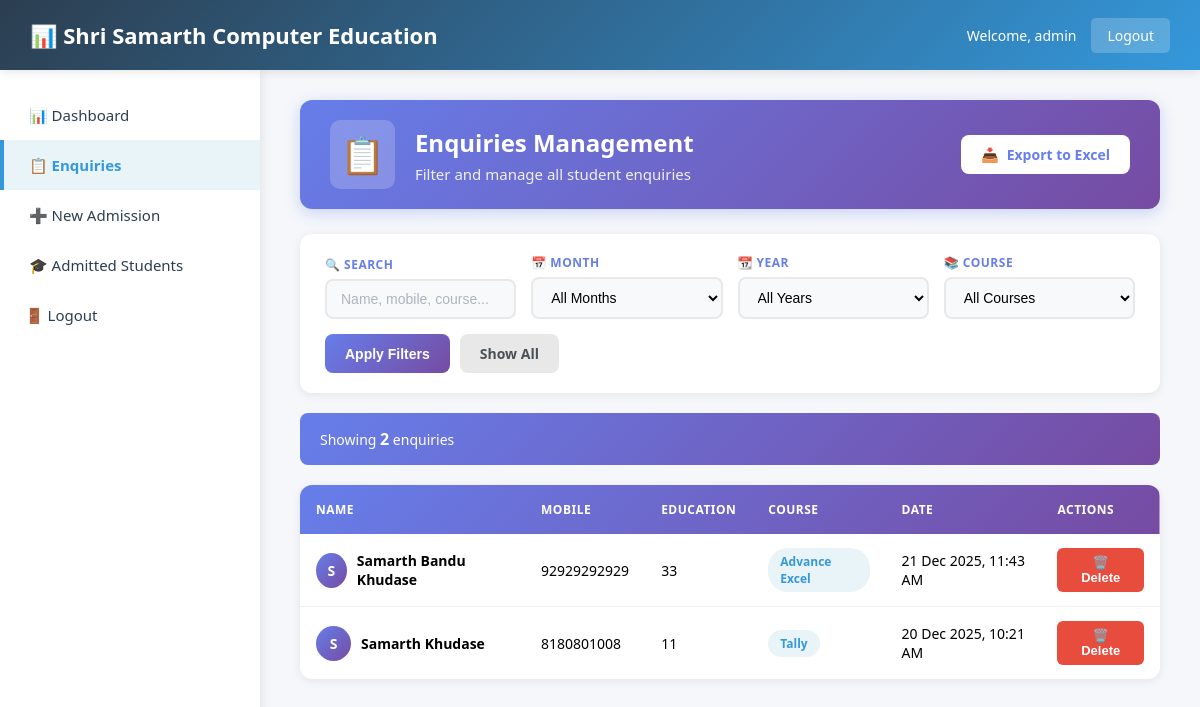
/enquiries/ (signed in), run on the app's committed database.
### core/models.py (models this page shows, shortened)
class Enquiry(models.Model):
    name = models.CharField(max_length=100)
    mobile = models.CharField(max_length=15)
    education = models.CharField(max_length=100)
    course = models.CharField(max_length=50)
    created_at = models.DateTimeField(auto_now_add=True)

### core/views.py (the view)
# urls.py: path('enquiries/', views.enquiry_list, name='enquiry_list'),
@login_required
def enquiry_list(request):
    search = request.GET.get("search", "")
    month = request.GET.get("month", "")
    year = request.GET.get("year", "")
    course = request.GET.get("course", "")
    enquiries = Enquiry.objects.all().order_by("-created_at")
    if search:
        enquiries = enquiries.filter(
            Q(name__icontains=search) |
            Q(mobile__icontains=search) |
            Q(course__icontains=search)
        )
    if month:
        enquiries = enquiries.filter(created_at__month=month)
    if year:
        enquiries = enquiries.filter(created_at__year=year)
    if course:
        enquiries = enquiries.filter(course=course)
    available_years = (
        Enquiry.objects
        .annotate(year=ExtractYear('created_at'))
        .values_list('year', flat=True)
        .distinct()
        .order_by('-year')
    )
    available_courses = (
        Enquiry.objects
        .values_list('course', flat=True)
        .distinct()
        .order_by('course')
    )
    paginator = Paginator(enquiries, 10)
    page_number = request.GET.get("page")
    page_obj = paginator.get_page(page_number)
    filters_query = ""
    if search:
        filters_query += f"&search={search}"
    if month:
        filters_query += f"&month={month}"
    if year:
        filters_query += f"&year={year}"
    if course:
        filters_query += f"&course={course}"
    return render(request, "core/enquiries.html", {
        "page_obj": page_obj,
        "search": search,
        "month": month,
        "year": year,
        "course": course,
        "available_years": available_years,
        "available_courses": available_courses,
        "filters_query": filters_query,
        "active_page": "enquiries"
    })

### templates/core/enquiries.html (shortened to what this page needs)
{% extends 'base/base.html' %}
{% load static %}
{% block page_heading %}
<div class="page-header-enq">
    <div class="page-header-content-enq">
        <div class="page-title-wrapper">
            <div class="page-icon-enq">📋</div>
            <div>
                <h1 class="page-title-enq">Enquiries Management</h1>
                <p class="page-subtitle">Filter and manage all student enquiries</p>
            </div>
        </div>
        <div class="page-actions-enq">
            <a href="{% url 'export_enquiries' %}?{{ request.GET.urlencode }}" class="action-btn-enq primary">
                <span>📥</span> Export to Excel
            </a>
        </div>
    </div>
</div>
{% endblock %}
{% block extra_css %}
<link rel="stylesheet" href="{% static 'core/enquiries.css' %}">
{% endblock %}
{% block content %}
<div class="filters-container">
    <form method="get" class="filters-form">
        <div class="filter-group">
            <label for="search">🔍 Search</label>
            <input
                type="text"
                name="search"
                id="search"
                placeholder="Name, mobile, course..."
                value="{{ search }}"
                class="filter-input"
            >
        </div>
        <div class="filter-group">
            <label for="month">📅 Month</label>
            <select name="month" id="month" class="filter-select">
                <option value="">All Months</option>
            </select>
        </div>
        <div class="filter-group">
            <label for="year">📆 Year</label>
            <select name="year" id="year" class="filter-select">
                <option value="">All Years</option>
            </select>
        </div>
        <div class="filter-group">
            <label for="course">📚 Course</label>
            <select name="course" id="course" class="filter-select">
                <option value="">All Courses</option>
            </select>
        </div>
        <div class="filter-buttons">
            <button type="submit" class="filter-btn apply">
                Apply Filters
            </button>
            <a href="{% url 'enquiry_list' %}" class="filter-btn reset">
                Show All
            </a>
        </div>
    </form>
</div>
<div class="results-summary">
    <p>
        Showing <strong>{{ page_obj.paginator.count }}</strong> enquir{{ page_obj.paginator.count|pluralize:"y,ies" }}
    </p>
</div>
<div class="table-container">
    <table class="data-table">
        <thead>
            <tr>
                <th>Name</th>
                <th>Mobile</th>
                <th>Education</th>
                <th>Course</th>
                <th>Date</th>
                <th>Actions</th>
            </tr>
        </thead>
        <tbody>
            {% for e in page_obj %}
            <tr>
                <td>
                    <div class="name-cell">
                        <span class="avatar">{{ e.name.0|upper }}</span>
                        {{ e.name }}
                    </div>
                </td>
                <td>{{ e.mobile }}</td>
                <td>{{ e.education }}</td>
                <td>
                    <span class="course-badge">{{ e.course }}</span>
                </td>
                <td>{{ e.created_at|date:"d M Y, h:i A" }}</td>
                <td>
                    <button
                        type="button"
                        class="btn red"
                        onclick="confirmDelete({{ e.id }})"
                    >
                        🗑️ Delete
                    </button>
                </td>
            </tr>
            {% endfor %}
        </tbody>
    </table>
</div>
{% endblock %}

### templates/base/base.html (shortened to what this page needs)
{% load static %}
<!DOCTYPE html>
<html lang="en">
<head>
    <link rel="stylesheet" href="{% static 'core/dashboard.css' %}">
    {% block extra_css %}{% endblock %}
</head>
<body>
<header class="top-header">
    <h1>📊 Shri Samarth Computer Education</h1>
    <div class="user-info">
        <span>Welcome, {{ request.user.username|default:"Admin" }}</span>
        <a href="{% url 'logout' %}" class="logout-btn" onclick="event.preventDefault(); document.getElementById('logout-form').submit();">Logout</a>
    </div>
</header>
<div class="layout">
    {% include 'includes/sidebar.html' %}
    <main class="main-content">
        {% block page_heading %}{% endblock %}
        {% block content %}{% endblock %}
    </main>
</div>
</body>
</html>

### static/core/dashboard.css (style rules this page uses)
* { margin: 0; padding: 0; box-sizing: border-box; }
html, body { height: 100%; font-family: 'Segoe UI', Tahoma, Geneva, Verdana, sans-serif; background: #f5f7fa; }
.top-header { height: 70px; background: linear-gradient(135deg, #2c3e50, #3498db); color: white; padding: 0 30px; display: flex; align-items: center; justify-content: space-between; position: fixed; top: 0; left: 0; right: 0; z-index: 1000; box-shadow: 0 2px 10px rgba(0,0,0,0.1); }
.top-header h1 { font-size: 22px; font-weight: 600; margin: 0; }
.user-info { display: flex; align-items: center; gap: 15px; }
.user-info span { font-size: 14px; }
.logout-btn { background: rgba(255,255,255,0.2); color: white; padding: 8px 16px; border-radius: 5px; text-decoration: none; transition: background 0.3s; font-size: 14px; }
.layout { display: flex; padding-top: 70px; min-height: 100vh; }
.main-content { flex: 1; margin-left: 260px; padding: 30px 40px; min-height: calc(100vh - 70px); background: #f5f7fa; }
.page-title-wrapper { display: flex; align-items: center; gap: 20px; }
.page-subtitle { font-size: 15px; color: rgba(255, 255, 255, 0.9); margin: 5px 0 0 0; font-weight: 400; }
.page-actions-enq { display: flex; gap: 12px; }

### data on the page
Enquiry: name.0 "S", name "Samarth Bandu Khudase", mobile "92929292929", education "33", course "Advance Excel", created_at "21 Dec 2025, 11:43 AM"
Enquiry: name.0 "S", name "Samarth Khudase", mobile "8180801008", education "11", course "Tally", created_at "20 Dec 2025, 10:21 AM"

### other printed values
{{ request.user.username|default:"Admin" }} "admin"
{{ page_obj.paginator.count }} "2"
